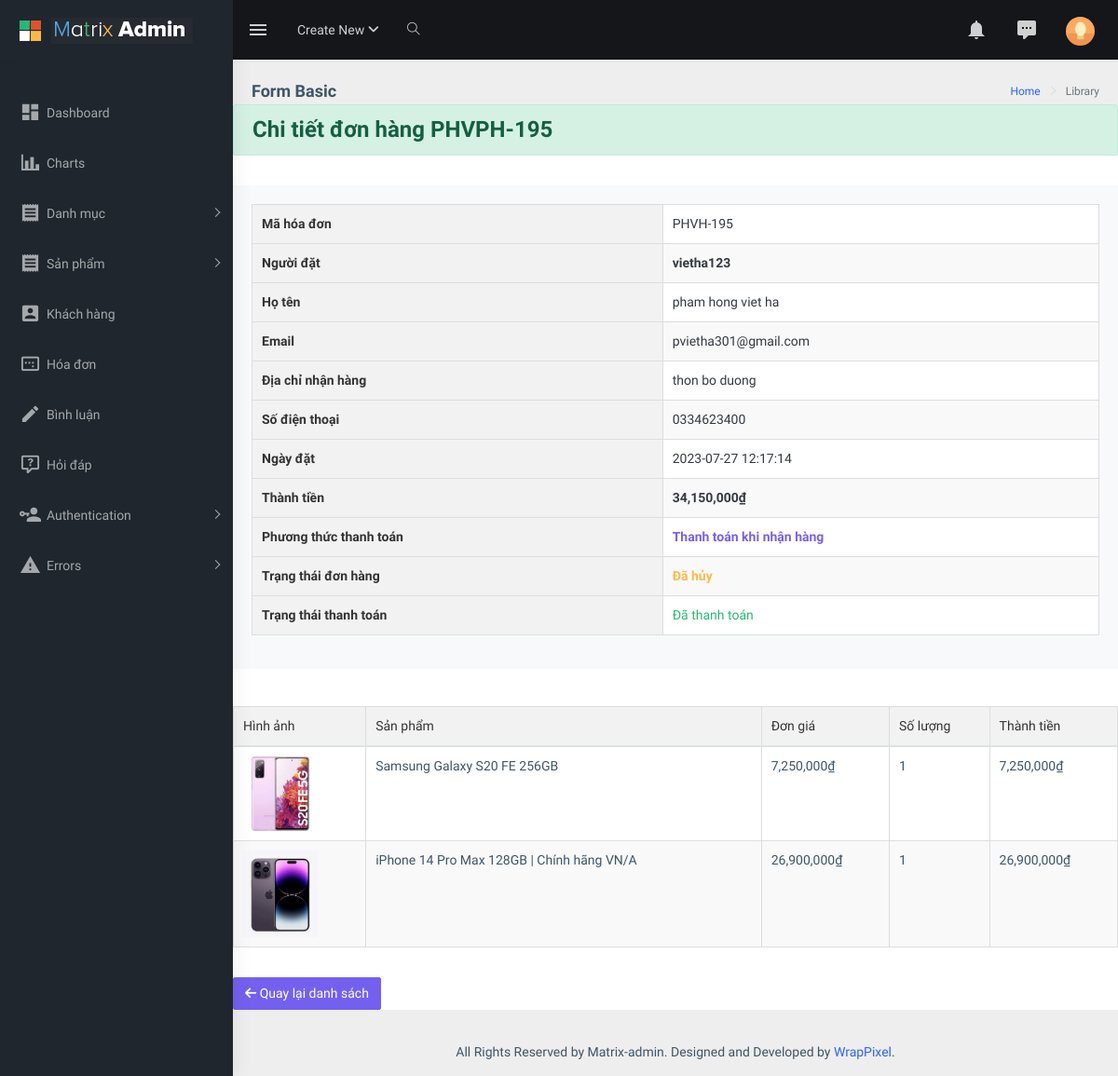
The page /admin/index.php?act=billdetail&idbill=195 on the database its author committed.
### tables this page shows
CREATE TABLE `bill` (
  `id_bill` int(11) NOT NULL,
  `bill_code` varchar(255) DEFAULT NULL,
  `id_user` int(11) NOT NULL,
  `id_pro` int(11) NOT NULL,
  `user_name` varchar(255) NOT NULL,
  `name_pro` varchar(255) NOT NULL,
  `full_name` varchar(55) NOT NULL,
  `address` varchar(255) NOT NULL,
  `phone` int(25) NOT NULL,
  `email` varchar(255) NOT NULL,
  `payment` tinyint(1) NOT NULL DEFAULT 1 COMMENT '1.Thanh toán khi nhận hàng 2.Chuyển khoản ngân hàng 3.Thanh toán online',
  `order_date` datetime NOT NULL,
  `total_amount` int(10) NOT NULL,
  `status` tinyint(4) NOT NULL COMMENT '0.Đơn hàng mới \r\n1.Đang xử lý\r\n2.Đang giao hàng\r\n3.Đã giao hàng',
  `status_pay` varchar(11) NOT NULL DEFAULT '0'
);

CREATE TABLE `cart` (
  `id` int(11) NOT NULL,
  `id_user` int(11) NOT NULL,
  `user_name` varchar(50) NOT NULL,
  `id_pro` int(11) NOT NULL,
  `img_pro` varchar(255) NOT NULL,
  `name_pro` varchar(255) NOT NULL,
  `price_pro` int(10) NOT NULL,
  `quantity` int(11) NOT NULL,
  `total_amount` int(10) NOT NULL,
  `id_bill` int(11) NOT NULL
);

### admin/controller/controller.php (called while the page is built)
<?php
function render($path, $data = [])
{
    extract($data);
    $view = "view/" . $path . ".php";
    include_once $view;
}

### admin/model/pdo.php (called while the page is built, shortened)
<?php
function pdo_get_connection()
{
    $dburl = "mysql:host=127.0.0.1;dbname=du_an_1;charset=utf8";
    $username = 'root';
    $password = '';
    $conn = new PDO($dburl, $username, $password);
    $conn->setAttribute(PDO::ATTR_ERRMODE, PDO::ERRMODE_EXCEPTION);
    return $conn;
}
function pdo_query($sql)
{
    $sql_args = array_slice(func_get_args(), 1);
    try {
        $conn = pdo_get_connection();
        $stmt = $conn->prepare($sql);
        $stmt->execute($sql_args);
        $rows = $stmt->fetchAll();
        return $rows;
    } catch (PDOException $e) {
        throw $e;
    } finally {
        unset($conn);
    }
}
function pdo_query_one($sql)
{
    $sql_args = array_slice(func_get_args(), 1);
    try {
        $conn = pdo_get_connection();
        $stmt = $conn->prepare($sql);
        $stmt->execute($sql_args);
        $row = $stmt->fetch(PDO::FETCH_ASSOC);
        return $row;
    } catch (PDOException $e) {
        throw $e;
    } finally {
        unset($conn);
    }
}

### admin/model/hoadon.php (called while the page is built, shortened)
<?php
function loadone_bill($idbill) {
    $sql = "SELECT * FROM bill WHERE id_bill =".$idbill;
    $one_bill = pdo_query_one($sql);
    return $one_bill;
}
function load_cart_all($idbill) {
    $sql = "SELECT * FROM `cart` WHERE id_bill=".$idbill;
    $ab = pdo_query($sql);
    return $ab;
}

### admin/view/bill_detail.php (the view, shortened to what this page needs)
<?php include_once "header.php" ?>
<?php include_once "nav.php" ?>
<div id="main-wrapper">
    <?php
    if (is_array($one_bill)) {
        extract($one_bill);
    }
    ?>
    <div class="page-wrapper">
        <div class="page-breadcrumb">
            <div class="row">
                <div class="col-12 d-flex no-block align-items-center">
                    <h4 class="page-title">Form Basic</h4>
                    <div class="ml-auto text-right">
                        <nav aria-label="breadcrumb">
                            <ol class="breadcrumb">
                                <li class="breadcrumb-item"><a href="#">Home</a></li>
                                <li class="breadcrumb-item active" aria-current="page">Library</li>
                            </ol>
                        </nav>
                    </div>
                </div>
            </div>
        </div>
        <div class="">
            <div class="">
                <div class="card">
                    <div>
                        <h3 class="alert alert-success">Chi tiết đơn hàng PHVPH-<?= $id_bill ?></h3>
                    </div>
                    <div class="card bg-light text-dark mb-4 mt-3">
                        <div class="card-body">
                            <table class="table table-bordered">
                                <tr>
                                    <th>Mã hóa đơn</th>
                                    <td>PHVH-<?= $id_bill ?></td>
                                </tr>
                                <tr>
                                    <th>Người đặt</th>
                                    <td><span class="fw-bold"><?= $user_name ?></span></td>
                                </tr>
                                <tr>
                                    <th>Họ tên</th>
                                    <td><?= $full_name ?></td>
                                </tr>
                                <tr>
                                    <th>Email</th>
                                    <td><?= $email ?></td>
                                </tr>
                                <tr>
                                    <th>Địa chỉ nhận hàng</th>
                                    <td><?= $address ?></td>
                                </tr>
                                <tr>
                                    <th>Số điện thoại</th>
                                    <td>0<?= $phone ?></td>
                                </tr>
                                <tr>
                                    <th>Ngày đặt</th>
                                    <td><?= $order_date ?></td>
                                </tr>
                                <tr>
                                    <th>Thành tiền</th>
                                    <td><span class="text-dark font-weight-bold"><?= number_format($total_amount) ?>₫</span></td>
                                </tr>
                                <tr>
                                    <th>Phương thức thanh toán</th>
                                    <td>
                                        <span class="text-primary fw-bold">
                                            <?php
                                            if ($payment == 1) {
                                                echo "Thanh toán khi nhận hàng";
                                            } else if ($payment == 2) {
                                                echo "Chuyển khoản ngân hàng";
                                            } else if ($payment == 3) {
                                                echo "Thanh toán online";
                                            } else {
                                                echo "Không tìm thấy phương thức thanh toán";
                                            }
                                            ?>
                                        </span>
                                    </td>
                                </tr>
                                <tr>
                                    <th>Trạng thái đơn hàng</th>
                                    <td>
                                        <span class="text-warning fw-bold">
                                            <?php
                                            if ($status == 0) {
                                                echo "Đơn hàng mới";
                                            } else if ($status == 1) {
                                                echo "Đang xử lý";
                                            } else if ($status == 2) {
                                                echo "Đang giao hàng";
                                            } else if ($status == 3) {
                                                echo "Đã giao hàng";
                                            } else if ($status == 4) {
                                                echo "Đã hủy";
                                            } else {
                                                echo "Lỗi trạng thái";
                                            }
                                            ?>
                                        </span>
                                    </td>
                                </tr>
                                <tr>
                                    <th>Trạng thái thanh toán</th>
                                    <td>
                                        <?php
                                        if ($status_pay == 0) {
                                            echo '<span class="text-danger">Chưa thanh toán</span>';
                                        } else if ($status_pay == 1) {
                                            echo '<span class="text-success">Đã thanh toán</span>';
                                        } else {
                                            echo "Không tìm thấy phương thức thanh toán";
                                        }
                                        ?>
                                    </td>
                                </tr>
                            </table>
                        </div>
                    </div>
                    <div class="table-content table-responsive mt-3 mb-3">
                        <table class="table">
                            <thead>
                                <tr>
                                    <th class="jb-product-thumbnail">Hình ảnh</th>
                                    <th class="cart-product-name">Sản phẩm</th>
                                    <th class="jb-product-price">Đơn giá</th>
                                    <th class="jb-product-quantity">Số lượng</th>
                                    <th class="jb-product-subtotal">Thành tiền</th>
                                </tr>
                            </thead>
                            <tbody>
                                <?php $id = $_GET['idbill'];
                                $bill = load_cart_all($id);
                                foreach ($bill as $value) {
                                ?>
                                    <tr>
                                        <td class="jb-product-thumbnail"><img src="../admin/uploads/<?= $value['img_pro'] ?>" alt="Ultraphone Product" width="80px"></img></td>
                                        <td class="jb-product-name">
                                            <?= $value['name_pro'] ?>
                                        </td>
                                        <td class="jb-product-price"><span class="amount">
                                                <?= number_format($value['price_pro']) ?>₫
                                            </span></td>
                                        <td class="quantity">
                                            <?= $value['quantity'] ?>
                                        </td>
                                        <td class="product-subtotal"><span class="amount">
                                                <?= number_format($value['total_amount']) ?>₫
                                            </span></td>
                                    </tr>
                                <?php } ?>
                            </tbody>
                        </table>
                    </div>
                    <div class="btn-function">
                        <a href="index.php?act=listbill" class="btn btn-primary"><i class="fa-solid fa-arrow-left"></i> Quay lại
                            danh sách</a>
                    </div>
                </div>
            </div>
        </div>
        <footer class="footer text-center">
            All Rights Reserved by Matrix-admin. Designed and Developed by <a href="https://wrappixel.com">WrapPixel</a>.
        </footer>
    </div>
</div>
<?php include_once "footer.php" ?>
<?php include_once "footer.php" ?>

### admin/view/bill_detail.php (style rules this page uses)
.table { width: 100%; border-collapse: collapse; }
.table th, .table td { padding: 10px; border: 1px solid #ddd; }
.table th { background-color: #f2f2f2; color: #333; font-weight: bold; text-align: left; }
.table tbody tr:nth-child(even) { background-color: #f9f9f9; }
.table tbody tr:nth-child(odd) { background-color: #fff; }
.text-primary { color: #007bff; }
.text-warning { color: #ffc107; }
.text-success { color: #28a745; }
.text-dark { color: #343a40; }
.font-weight-bold { font-weight: bold; }
.fw-bold { font-weight: bold; }

### rows shown on the page
bill: id_bill "195", user_name "vietha123", full_name "pham hong viet ha", email "pvietha301@gmail.com", address "thon bo duong", phone "334623400", order_date "2023-07-27 12:17:14", total_amount "34,150,000"
cart: img_pro (picture), name_pro "Samsung Galaxy S20 FE 256GB", price_pro "7,250,000", quantity "1", total_amount "7,250,000"
cart: img_pro (picture), name_pro "iPhone 14 Pro Max 128GB | Chính hãng VN/A", price_pro "26,900,000", quantity "1", total_amount "26,900,000"
